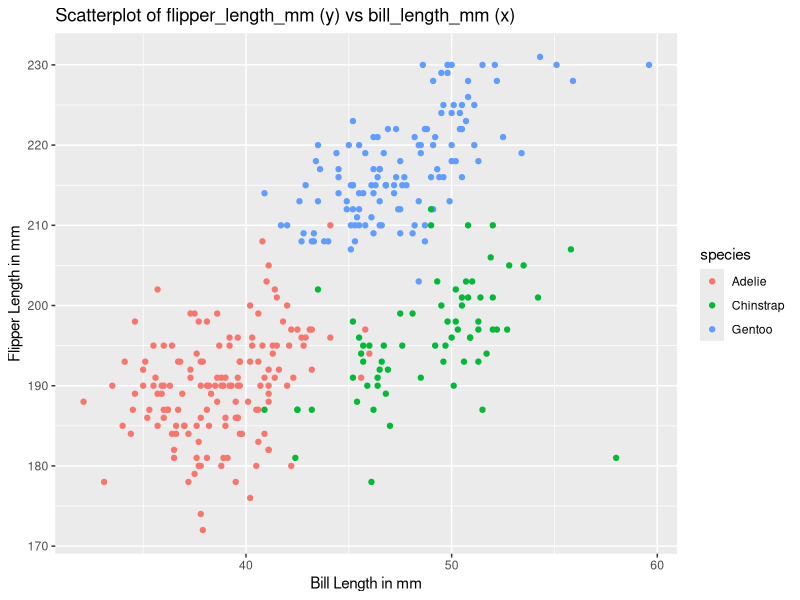
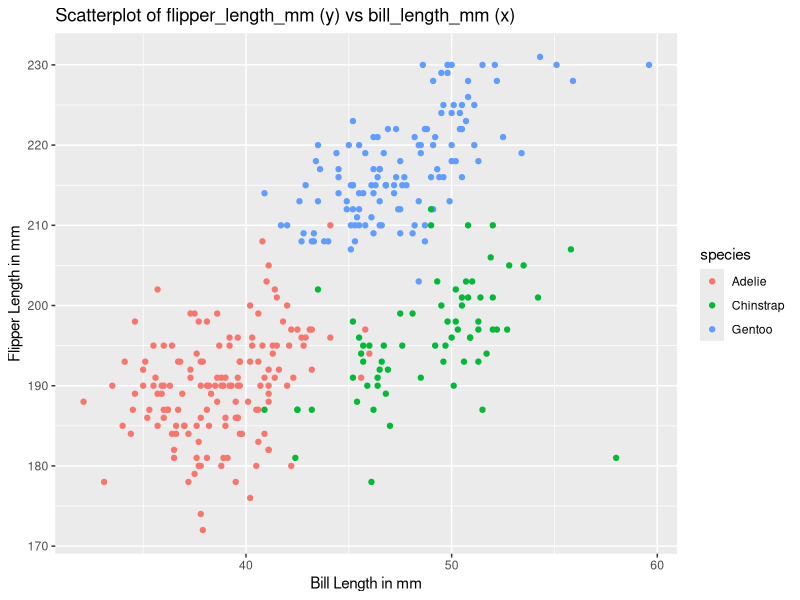

R code for these plots, in order:
## ---- chunk 1
library(tidyverse) 
data("penguins", package = "palmerpenguins")
## ---- chunk 2
summary(penguins)
## ---- chunk 3
# Nrow/columns in penguins

nrow(penguins)
ncol(penguins)
## ---- chunk 4
penguins %>%
  summarise(mean(flipper_length_mm, na.rm = TRUE))

# or

skimr::skim(penguins, flipper_length_mm)
## ---- chunk 5
scatterplot1 <- penguins %>%
ggplot2:::ggplot(aes(x = bill_length_mm, y = flipper_length_mm, color = species)) + geom_point() +
ggtitle("Scatterplot of flipper_length_mm (y) vs bill_length_mm (x)") +
ylab("Flipper Length in mm") +
xlab("Bill Length in mm")

scatterplot1
## ---- chunk 6
ggsave("scatterplot1.png")
## ---- chunk 7
set.seed(1234) #set seed

#random sample of size 10
samp = rnorm(10)
samp

## ---- chunk 8
dataframe <- data.frame(samp)
## ---- chunk 9
dataframe$gt10_logic <- dataframe$samp > 0
class(dataframe$gt10_logic)
## ---- chunk 10
dataframe$leg10_char <- vector("character", 10)
class(dataframe$leg10_char)
## ---- chunk 11
dataframe$level_fact <- factor(c("low", "medium", "high", "low", "medium", "medium", "low","low","low","low"), levels = c("low", "medium", "high"))
class(dataframe$level_fact)

dataframe

## ---- chunk 12
dataframe2 = tibble(
  samp,
  gt10_logic = samp > 0,
  leg10_char = vector("character", 10),
  level_fact = factor(c("low", "medium", "high", "low", "medium", "medium", "low","low","low","low"), levels = c("low", "medium", "high"))
  )
dataframe2

## ---- chunk 13
mean(dataframe$samp)
mean(dataframe$gt10_logic)
mean(dataframe$leg10_char)
mean(dataframe$level_fact)

## ---- chunk 14
#convert

dataframe2$gt10_logic <- as.numeric(dataframe2$gt10_logic)
dataframe2$leg10_char <- as.numeric(dataframe2$leg10_char)
dataframe2$level_fact <- as.numeric(dataframe2$level_fact)

#check
class(dataframe2$gt10_logic)
class(dataframe2$leg10_char)
class(dataframe2$level_fact)

#mean
mean(as.numeric(dataframe2$gt10_logic))
mean(as.numeric(dataframe2$leg10_char))
mean(as.numeric(dataframe2$level_fact))

